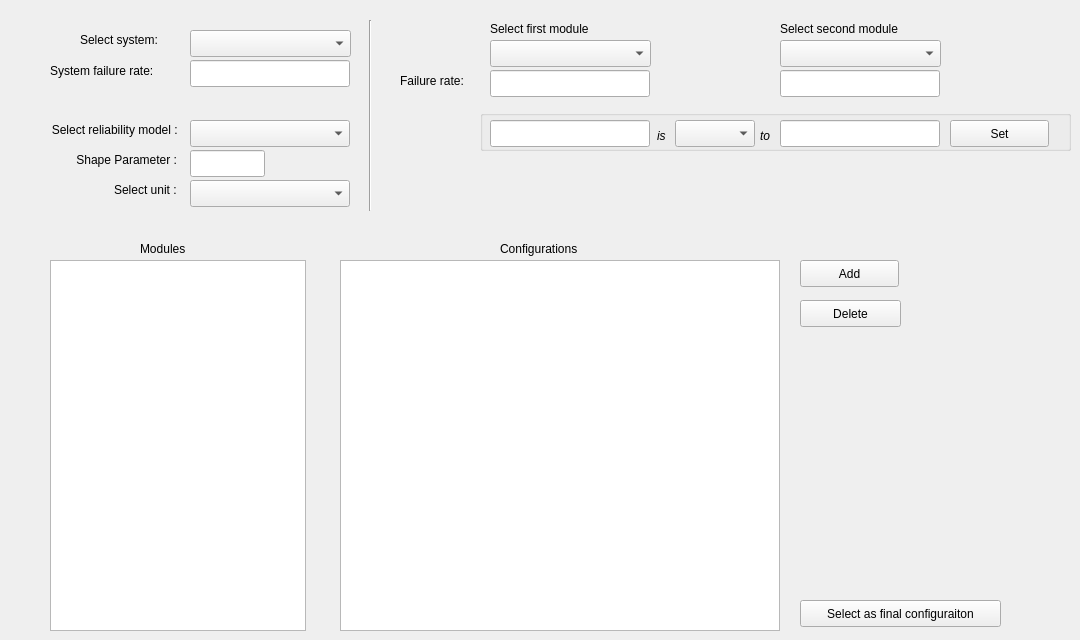
        <widget class="QWidget" name="tab_set_module_types_2">
         <attribute name="title">
          <string>System Configuration</string>
         </attribute>
         <widget class="QLabel" name="label_configurations_3">
          <property name="geometry">
           <rect>
            <x>500</x>
            <y>240</y>
            <width>111</width>
            <height>17</height>
           </rect>
          </property>
          <property name="text">
           <string>Configurations</string>
          </property>
         </widget>
         <widget class="QListWidget" name="listWidget_configurations_of_modules">
          <property name="geometry">
           <rect>
            <x>340</x>
            <y>260</y>
            <width>440</width>
            <height>371</height>
           </rect>
          </property>
          <property name="dragDropMode">
           <enum>QAbstractItemView::NoDragDrop</enum>
          </property>
         </widget>
         <widget class="QLabel" name="label_configuration_system_list">
          <property name="geometry">
           <rect>
            <x>80</x>
            <y>30</y>
            <width>101</width>
            <height>20</height>
           </rect>
          </property>
          <property name="text">
           <string>Select system:</string>
          </property>
         </widget>
         <widget class="QListWidget" name="listWidget_modules">
          <property name="geometry">
           <rect>
            <x>50</x>
            <y>260</y>
            <width>256</width>
            <height>371</height>
           </rect>
          </property>
         </widget>
         <widget class="QLabel" name="label_modules">
          <property name="geometry">
           <rect>
            <x>140</x>
            <y>240</y>
            <width>61</width>
            <height>17</height>
           </rect>
          </property>
          <property name="text">
           <string>Modules</string>
          </property>
         </widget>
         <widget class="QLineEdit" name="lineEdit_configuration_failure_rate_second_module">
          <property name="geometry">
           <rect>
            <x>780</x>
            <y>70</y>
            <width>160</width>
            <height>27</height>
           </rect>
          </property>
          <property name="readOnly">
           <bool>true</bool>
          </property>
         </widget>
         <widget class="QLineEdit" name="lineEdit_configuration_failure_rate_first_module">
          <property name="geometry">
           <rect>
            <x>490</x>
            <y>70</y>
            <width>160</width>
            <height>27</height>
           </rect>
          </property>
          <property name="readOnly">
           <bool>true</bool>
          </property>
         </widget>
         <widget class="QPushButton" name="pushButton_delete_module_config">
          <property name="geometry">
           <rect>
            <x>800</x>
            <y>300</y>
            <width>101</width>
            <height>27</height>
           </rect>
          </property>
          <property name="text">
           <string>Delete</string>
          </property>
          <property name="autoDefault">
           <bool>false</bool>
          </property>
          <property name="default">
           <bool>false</bool>
          </property>
          <property name="flat">
           <bool>false</bool>
          </property>
         </widget>
         <widget class="QPushButton" name="pushButton_add_module_config">
          <property name="geometry">
           <rect>
            <x>800</x>
            <y>260</y>
            <width>99</width>
            <height>27</height>
           </rect>
          </property>
          <property name="text">
           <string>Add</string>
          </property>
         </widget>
         <widget class="QComboBox" name="comboBox_configuration_st_sm_select_system">
          <property name="geometry">
           <rect>
            <x>190</x>
            <y>30</y>
            <width>161</width>
            <height>27</height>
           </rect>
          </property>
         </widget>
         <widget class="QComboBox" name="comboBox_configuration_select_second_module">
          <property name="geometry">
           <rect>
            <x>780</x>
            <y>40</y>
            <width>161</width>
            <height>27</height>
           </rect>
          </property>
         </widget>
         <widget class="QGroupBox" name="groupBox_set_types_3">
          <property name="geometry">
           <rect>
            <x>480</x>
            <y>110</y>
            <width>591</width>
            <height>41</height>
           </rect>
          </property>
          <property name="title">
           <string/>
          </property>
          <widget class="QPushButton" name="pushButton_configuration_set_module_type">
           <property name="geometry">
            <rect>
             <x>470</x>
             <y>10</y>
             <width>99</width>
             <height>27</height>
            </rect>
           </property>
           <property name="text">
            <string>Set</string>
           </property>
          </widget>
          <widget class="QLabel" name="label_22">
           <property name="geometry">
            <rect>
             <x>177</x>
             <y>10</y>
             <width>16</width>
             <height>31</height>
            </rect>
           </property>
           <property name="font">
            <font>
             <italic>true</italic>
            </font>
           </property>
           <property name="text">
            <string>is</string>
           </property>
          </widget>
          <widget class="QLabel" name="label_23">
           <property name="geometry">
            <rect>
             <x>280</x>
             <y>10</y>
             <width>16</width>
             <height>31</height>
            </rect>
           </property>
           <property name="font">
            <font>
             <italic>true</italic>
            </font>
           </property>
           <property name="text">
            <string>to</string>
           </property>
          </widget>
          <widget class="QLineEdit" name="lineEdit_configuration_second_module">
           <property name="geometry">
            <rect>
             <x>300</x>
             <y>10</y>
             <width>160</width>
             <height>27</height>
            </rect>
           </property>
           <property name="readOnly">
            <bool>true</bool>
           </property>
          </widget>
          <widget class="QComboBox" name="comboBox_configuration_type_of_module">
           <property name="geometry">
            <rect>
             <x>195</x>
             <y>10</y>
             <width>80</width>
             <height>27</height>
            </rect>
           </property>
          </widget>
          <widget class="QLineEdit" name="lineEdit_configuration_first_module">
           <property name="geometry">
            <rect>
             <x>10</x>
             <y>10</y>
             <width>160</width>
             <height>27</height>
            </rect>
           </property>
           <property name="readOnly">
            <bool>true</bool>
           </property>
          </widget>
         </widget>
         <widget class="QLabel" name="label_configuration_select_second_module">
          <property name="geometry">
           <rect>
            <x>780</x>
            <y>20</y>
            <width>191</width>
            <height>17</height>
           </rect>
          </property>
          <property name="text">
           <string>Select second module</string>
          </property>
         </widget>
         <widget class="QComboBox" name="comboBox_configuration_select_first_module">
          <property name="geometry">
           <rect>
            <x>490</x>
            <y>40</y>
            <width>161</width>
            <height>27</height>
           </rect>
          </property>
         </widget>
         <widget class="QLabel" name="label_configuration_select_first_module">
          <property name="geometry">
           <rect>
            <x>490</x>
            <y>20</y>
            <width>171</width>
            <height>17</height>
           </rect>
          </property>
          <property name="text">
           <string>Select first module</string>
          </property>
         </widget>
         <widget class="QLabel" name="label_configuration_failure_rate_5">
          <property name="geometry">
           <rect>
            <x>400</x>
            <y>70</y>
            <width>91</width>
            <height>21</height>
           </rect>
          </property>
          <property name="text">
           <string>Failure rate:</string>
          </property>
         </widget>
         <widget class="Line" name="line_21">
          <property name="geometry">
           <rect>
            <x>360</x>
            <y>20</y>
            <width>20</width>
            <height>191</height>
           </rect>
          </property>
          <property name="orientation">
           <enum>Qt::Vertical</enum>
          </property>
         </widget>
         <widget class="QLineEdit" name="lineEdit_configuration_failure_rate_system">
          <property name="geometry">
           <rect>
            <x>190</x>
            <y>60</y>
            <width>160</width>
            <height>27</height>
           </rect>
          </property>
          <property name="readOnly">
           <bool>true</bool>
          </property>
         </widget>
         <widget class="QLabel" name="label_configuration_system_failure_rate">
          <property name="geometry">
           <rect>
            <x>50</x>
            <y>61</y>
            <width>141</width>
            <height>20</height>
           </rect>
          </property>
          <property name="text">
           <string>System failure rate:</string>
          </property>
         </widget>
         <widget class="QPushButton" name="pushButton_select_final_configuration_of_system">
          <property name="geometry">
           <rect>
            <x>800</x>
            <y>600</y>
            <width>201</width>
            <height>27</height>
           </rect>
          </property>
          <property name="text">
           <string>Select as final configuraiton</string>
          </property>
         </widget>
         <widget class="QComboBox" name="comboBox_configuration_reliability_model">
          <property name="geometry">
           <rect>
            <x>190</x>
            <y>120</y>
            <width>160</width>
            <height>27</height>
           </rect>
          </property>
         </widget>
         <widget class="QLabel" name="label_configuration_reliability_type">
          <property name="geometry">
           <rect>
            <x>0</x>
            <y>120</y>
            <width>181</width>
            <height>20</height>
           </rect>
          </property>
          <property name="text">
           <string>Select reliability model : </string>
          </property>
          <property name="alignment">
           <set>Qt::AlignRight|Qt::AlignTrailing|Qt::AlignVCenter</set>
          </property>
          <property name="wordWrap">
           <bool>false</bool>
          </property>
         </widget>
         <widget class="QComboBox" name="comboBox_configuration_unit">
          <property name="geometry">
           <rect>
            <x>190</x>
            <y>180</y>
            <width>160</width>
            <height>27</height>
           </rect>
          </property>
         </widget>
         <widget class="QLabel" name="label_configuration_unit">
          <property name="geometry">
           <rect>
            <x>80</x>
            <y>180</y>
            <width>100</width>
            <height>20</height>
           </rect>
          </property>
          <property name="text">
           <string>Select unit : </string>
          </property>
          <property name="alignment">
           <set>Qt::AlignRight|Qt::AlignTrailing|Qt::AlignVCenter</set>
          </property>
          <property name="wordWrap">
           <bool>true</bool>
          </property>
         </widget>
         <widget class="QLineEdit" name="lineEdit_configuration_reliability_shape_parameter">
          <property name="geometry">
           <rect>
            <x>190</x>
            <y>150</y>
            <width>75</width>
            <height>27</height>
           </rect>
          </property>
          <property name="readOnly">
           <bool>false</bool>
          </property>
         </widget>
         <widget class="QLabel" name="label_configuration_shape_parameter">
          <property name="geometry">
           <rect>
            <x>47</x>
            <y>150</y>
            <width>130</width>
            <height>20</height>
           </rect>
          </property>
          <property name="text">
           <string>Shape Parameter :</string>
          </property>
          <property name="alignment">
           <set>Qt::AlignRight|Qt::AlignTrailing|Qt::AlignVCenter</set>
          </property>
          <property name="wordWrap">
           <bool>true</bool>
          </property>
         </widget>
        </widget>
